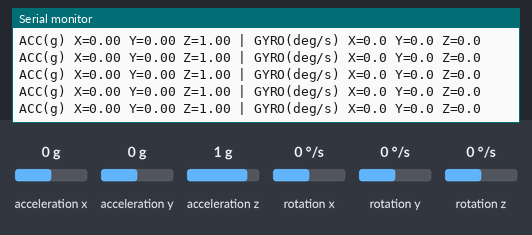
Recording of a sketch running on a simulated Arduino Nano, built with avr-gcc and run on an emulated ATmega328P. Parts: the last lines printed to the serial monitor. Wiring (inferred from the names in the program): MPU-6050 motion sensor at I2C address 0x68. The inputs (shaded band) are chosen by the test bench; at power-on: acceleration x 0 g, acceleration y 0 g, acceleration z 1 g, rotation x 0 °/s, rotation y 0 °/s, rotation z 0 °/s.

Above: at 1.8 s.
1.9 s: acceleration x set to -1.4 g
At 2.32 s:
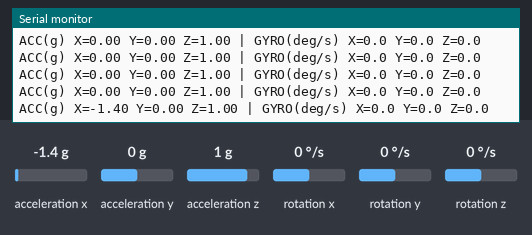
3.4 s: acceleration y set to -1.4 g
At 3.59 s:
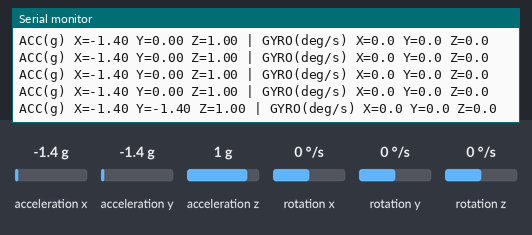
4.9 s: acceleration z set to -1.4 g
At 5.12 s:
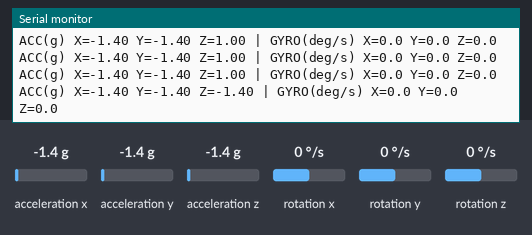
6.4 s: rotation x set to -192 °/s
At 6.64 s:
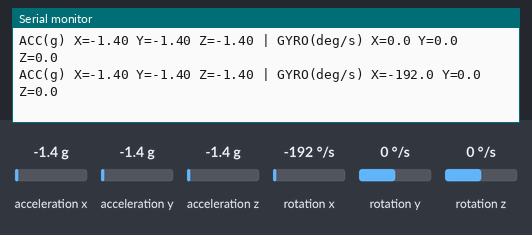
7.9 s: rotation y set to -192 °/s
At 7.91 s:
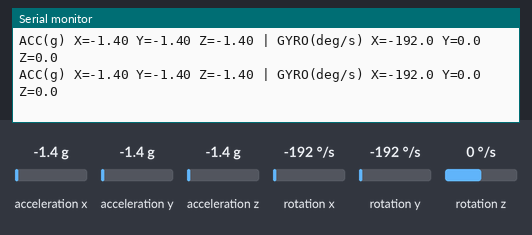

Measured:
- after the input at 1.9 s, the serial monitor: prints a new line after 0.24 s (image 1)
- after the input at 3.4 s, the serial monitor: prints a new line at once (image 2)
- after the input at 4.9 s, the serial monitor: prints a new line at once (image 3)
- after the input at 6.4 s, the serial monitor: prints a new line after 0.06 s (image 4)

The sketch:

Mpu6050QuickTest.ino
```cpp
#include <Wire.h>

uint8_t mpuAddress = 0;

bool deviceResponds(uint8_t address) {
  Wire.beginTransmission(address);
  return Wire.endTransmission() == 0;
}

bool writeRegister(uint8_t reg, uint8_t value) {
  Wire.beginTransmission(mpuAddress);
  Wire.write(reg);
  Wire.write(value);
  return Wire.endTransmission(true) == 0;
}

bool readRegister(uint8_t reg, uint8_t &value) {
  Wire.beginTransmission(mpuAddress);
  Wire.write(reg);
  if (Wire.endTransmission(false) != 0) return false;
  if (Wire.requestFrom(mpuAddress, (uint8_t)1, (uint8_t)true) != 1) return false;
  value = Wire.read();
  return true;
}

bool readMotion(int16_t &ax, int16_t &ay, int16_t &az,
                int16_t &gx, int16_t &gy, int16_t &gz) {
  Wire.beginTransmission(mpuAddress);
  Wire.write(0x3B);
  if (Wire.endTransmission(false) != 0) return false;
  if (Wire.requestFrom(mpuAddress, (uint8_t)14, (uint8_t)true) != 14) return false;

  ax = (int16_t)((Wire.read() << 8) | Wire.read());
  ay = (int16_t)((Wire.read() << 8) | Wire.read());
  az = (int16_t)((Wire.read() << 8) | Wire.read());
  Wire.read();
  Wire.read();
  gx = (int16_t)((Wire.read() << 8) | Wire.read());
  gy = (int16_t)((Wire.read() << 8) | Wire.read());
  gz = (int16_t)((Wire.read() << 8) | Wire.read());
  return true;
}

void setup() {
  Serial.begin(115200);
  Wire.begin();
  Wire.setClock(100000);  // Tốc độ thấp để test dây ổn định hơn.
  delay(500);

  Serial.println(F("\n=== MPU6050 QUICK TEST ==="));
  Serial.println(F("Nano: SDA=A4, SCL=A5, GND=GND, GY-521 VCC=5V"));

  if (deviceResponds(0x68)) mpuAddress = 0x68;
  else if (deviceResponds(0x69)) mpuAddress = 0x69;
  else {
    Serial.println(F("FAIL: Khong tim thay MPU6050 tai 0x68 hoac 0x69."));
    Serial.println(F("Kiem tra VCC, GND, SDA=A4, SCL=A5 va moi han."));
    return;
  }

  Serial.print(F("OK: Tim thay thiet bi tai 0x"));
  Serial.println(mpuAddress, HEX);

  uint8_t whoAmI = 0;
  if (!readRegister(0x75, whoAmI)) {
    Serial.println(F("FAIL: Khong doc duoc WHO_AM_I."));
    mpuAddress = 0;
    return;
  }

  Serial.print(F("WHO_AM_I = 0x"));
  Serial.println(whoAmI, HEX);
  if (whoAmI != 0x68 && whoAmI != 0x69) {
    Serial.println(F("FAIL: Gia tri WHO_AM_I khong dung cho MPU6050."));
    mpuAddress = 0;
    return;
  }

  if (!writeRegister(0x6B, 0x00) ||
      !writeRegister(0x1B, 0x00) ||
      !writeRegister(0x1C, 0x00)) {
    Serial.println(F("FAIL: Khong cau hinh duoc MPU6050."));
    mpuAddress = 0;
    return;
  }

  delay(100);
  Serial.println(F("PASS: MPU6050 giao tiep binh thuong."));
  Serial.println(F("Dat cam bien nam ngang: |AZ| nen gan 1.00g, AX/AY gan 0g."));
  Serial.println(F("Di chuyen/xoay cam bien: cac gia tri phai thay doi."));
  Serial.println();
}

void loop() {
  if (mpuAddress == 0) {
    delay(1000);
    return;
  }

  int16_t ax, ay, az, gx, gy, gz;
  if (!readMotion(ax, ay, az, gx, gy, gz)) {
    Serial.println(F("FAIL: Mat ket noi khi dang doc du lieu."));
    delay(1000);
    return;
  }

  Serial.print(F("ACC(g) X="));
  Serial.print(ax / 16384.0f, 2);
  Serial.print(F(" Y="));
  Serial.print(ay / 16384.0f, 2);
  Serial.print(F(" Z="));
  Serial.print(az / 16384.0f, 2);

  Serial.print(F(" | GYRO(deg/s) X="));
  Serial.print(gx / 131.0f, 1);
  Serial.print(F(" Y="));
  Serial.print(gy / 131.0f, 1);
  Serial.print(F(" Z="));
  Serial.println(gz / 131.0f, 1);

  delay(250);
}
```
